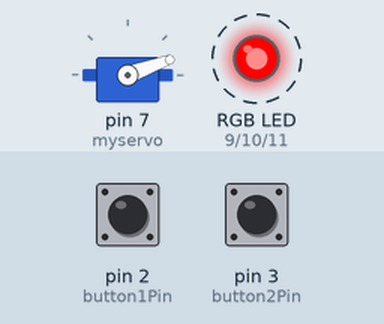
Recording of a sketch running on a simulated Arduino Uno, built with avr-gcc and run on an emulated ATmega328P. Shown: servo, an RGB LED mixed from three pins (HIGH = lit). Dashed ring = blinking. The test bench sets the inputs (shaded band); at power-on: pin 2 (button1Pin) HIGH, pin 3 (button2Pin) HIGH.

Above: at 3.0 s.
3.1 s: pin 2 (button1Pin) pulled LOW for 1.35 s
At 3.9 s:
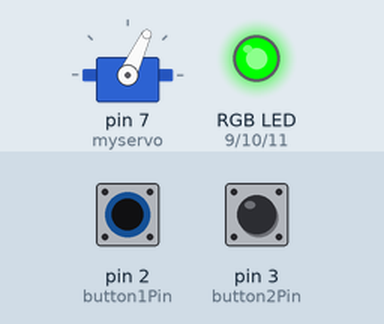
6.6 s: pin 3 (button2Pin) pulled LOW for 3.2 s
At 11.9 s:
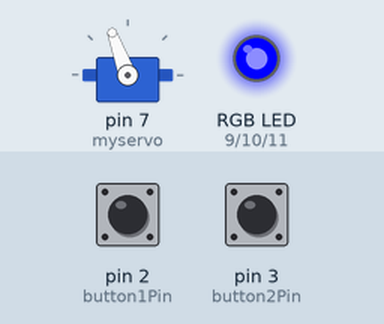
14.0 s: pin 2 (button1Pin) pulled LOW for 3.2 s
At 17.1 s:
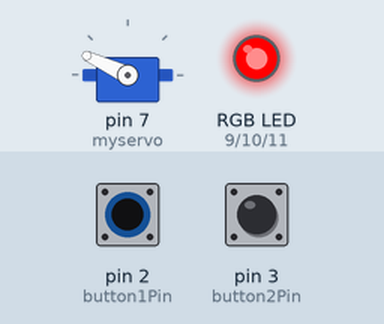
Timing chart, 0 to 24.7 s (numbered marks = the images above; inputs shaded):
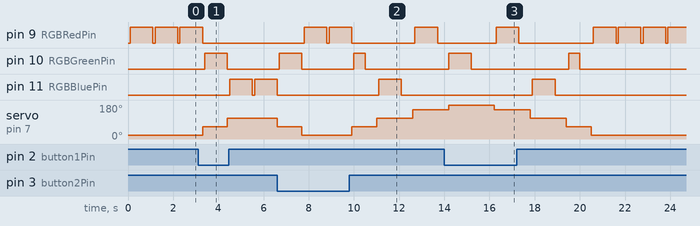

Measured:
- after the input at 3.1 s, pin 9 (RGBRedPin): goes on until 3.3 s, then stays LOW; pin 10 (RGBGreenPin): LOW → HIGH after 0.30 s, → LOW 1.0 s later; pin 11 (RGBBluePin): LOW → HIGH after 1.4 s, → LOW 1.0 s later, → HIGH 0.10 s later; servo on pin 7 (myservo): 20° → 65° after 0.20 s, → 110° 1.1 s later
- after the input at 6.6 s, pin 9 (RGBRedPin): goes HIGH 1.0 s, LOW 0.10 s, HIGH 1.0 s, LOW 2.8 s, HIGH 1.0 s, then LOW, starting after 1.2 s; pin 10 (RGBGreenPin): LOW → HIGH after 0.10 s, → LOW 1.0 s later, → HIGH 2.3 s later, → LOW 0.50 s later
- after the input at 14.0 s, pin 9 (RGBRedPin): goes HIGH 1.0 s, LOW 3.3 s, 3 × (HIGH 1.0 s, LOW 0.10 s), then HIGH, starting after 2.3 s; pin 11 (RGBBluePin): LOW → HIGH after 3.9 s, → LOW 1.0 s later
- by itself, pin 9 (RGBRedPin): alternates HIGH for 1.0 s and LOW for 0.10 s

The sketch:

lab12.ino
```cpp
/* Chia-Ying Ho
  Controlling a servo position using a potentiometer (variable resistor)
  by Michal Rinott <http://people.interaction-ivrea.it/m.rinott>

  modified on 8 Nov 2013
  by Scott Fitzgerald
  http://www.arduino.cc/en/Tutorial/Knob
*/

#include <Servo.h>

Servo myservo;  // create servo object to control a servo

int potpin = 0;  // analog pin used to connect the potentiometer
int angle;    // variable to read the value from the analog pin
int button1Pin = 2;    //The SW1 button is connect to pin 2 of the Arduino.
int button2Pin = 3;    //The SW2 button is connect to pin 3 of the Arduino.
int RGBRedPin = 9;    //The red RGB LED is connected pin 9 of the Arduino.
int RGBGreenPin = 10; //The green RGB LED is connected pin 10 of the Arduino.
int RGBBluePin = 11;  //The blue RGB LED is connected pin 11 of the Arduino.
int counter = 0;

void setup() {
  myservo.attach(7);  // attaches the servo on pin 9 to the servo object
  pinMode(button1Pin, INPUT);  //Setup button1 pin as an input pin.
  pinMode(button2Pin, INPUT);  //Setup button2 pin as an input pin.
  pinMode(RGBRedPin, OUTPUT);    //Setup red RGB LED pin as an output pin.
  pinMode(RGBGreenPin, OUTPUT);  //Setup green RGB LED pin as an output pin.
  pinMode(RGBBluePin, OUTPUT);   //Setup blue RGB LED pin as an output pin.
}

void loop() {
  b1();
}

void b1() {

  if (digitalRead(button1Pin) == LOW) {
    counter++;
  }

  if (digitalRead(button2Pin) == LOW) {
    counter--;
  }

  if (counter == -1) {
    //go back to 5
    myservo.write(20);  // zero degrees
    delay(100);
    digitalWrite(RGBRedPin, HIGH); //Turn on Blue
    delay(1000);               //Wait for 2 seconds
    digitalWrite(RGBRedPin, LOW);  //Turn off Blue
    myservo.write(65);
    delay(100);
    digitalWrite(RGBGreenPin, HIGH); //Turn on Green
    delay(500);               //Wait for 2 seconds
    digitalWrite(RGBGreenPin, LOW);  //Turn off Green
    delay(500);
    myservo.write(110);
    delay(100);
    digitalWrite(RGBBluePin, HIGH); //Turn on RED
    delay(1000);               //Wait for 2 seconds
    digitalWrite(RGBBluePin, LOW);  //Turn off Red
    delay(500);
    myservo.write(155);
    delay(100);
    digitalWrite(RGBRedPin, HIGH); //Turn on Blue
    delay(1000);               //Wait for 2 seconds
    digitalWrite(RGBRedPin, LOW);  //Turn off Blue
    delay(500);
    counter = 4;
  }


  if (counter == 0) {
    myservo.write(20);  // zero degrees
    delay(100);
    digitalWrite(RGBRedPin, HIGH); //Turn on Blue
    delay(1000);               //Wait for 2 seconds
    digitalWrite(RGBRedPin, LOW);  //Turn off Blue
  }


  if (counter == 1) {
    myservo.write(65);
    delay(100);
    digitalWrite(RGBGreenPin, HIGH); //Turn on Green
    delay(1000);               //Wait for 2 seconds
    digitalWrite(RGBGreenPin, LOW);  //Turn off Green
  }


  if (counter == 2) {
    myservo.write(110);
    delay(100);
    digitalWrite(RGBBluePin, HIGH); //Turn on RED
    delay(1000);               //Wait for 2 seconds
    digitalWrite(RGBBluePin, LOW);  //Turn off Red
  }


  if (counter == 3) {
    myservo.write(155);
    delay(100);
    digitalWrite(RGBRedPin, HIGH); //Turn on Blue
    delay(1000);               //Wait for 2 seconds
    digitalWrite(RGBRedPin, LOW);  //Turn off Blue
  }


  if (counter == 4) {
    myservo.write(200);
    digitalWrite(RGBGreenPin, HIGH); //Turn on Green
    delay(1000);               //Wait for 2 seconds
    digitalWrite(RGBGreenPin, LOW);  //Turn off Green
    delay(1000);
  }


  if (counter == 5) {
    myservo.write(155);
    delay(100);
    digitalWrite(RGBRedPin, HIGH); //Turn on Blue
    delay(1000);               //Wait for 2 seconds
    digitalWrite(RGBRedPin, LOW);  //Turn off Blue
    delay(500);
    myservo.write(110);
    delay(100);
    digitalWrite(RGBBluePin, HIGH); //Turn on RED
    delay(1000);               //Wait for 2 seconds
    digitalWrite(RGBBluePin, LOW);  //Turn off Red
    delay(500);
    myservo.write(65);
    delay(100);
    digitalWrite(RGBGreenPin, HIGH); //Turn on Green
    delay(500);               //Wait for 2 seconds
    digitalWrite(RGBGreenPin, LOW);  //Turn off Green
    delay(500);
    myservo.write(20);  // zero degrees
    delay(100);
    digitalWrite(RGBRedPin, HIGH); //Turn on Blue
    delay(1000);               //Wait for 2 seconds
    digitalWrite(RGBRedPin, LOW);  //Turn off Blue
    counter = 0;
  }

}
```
